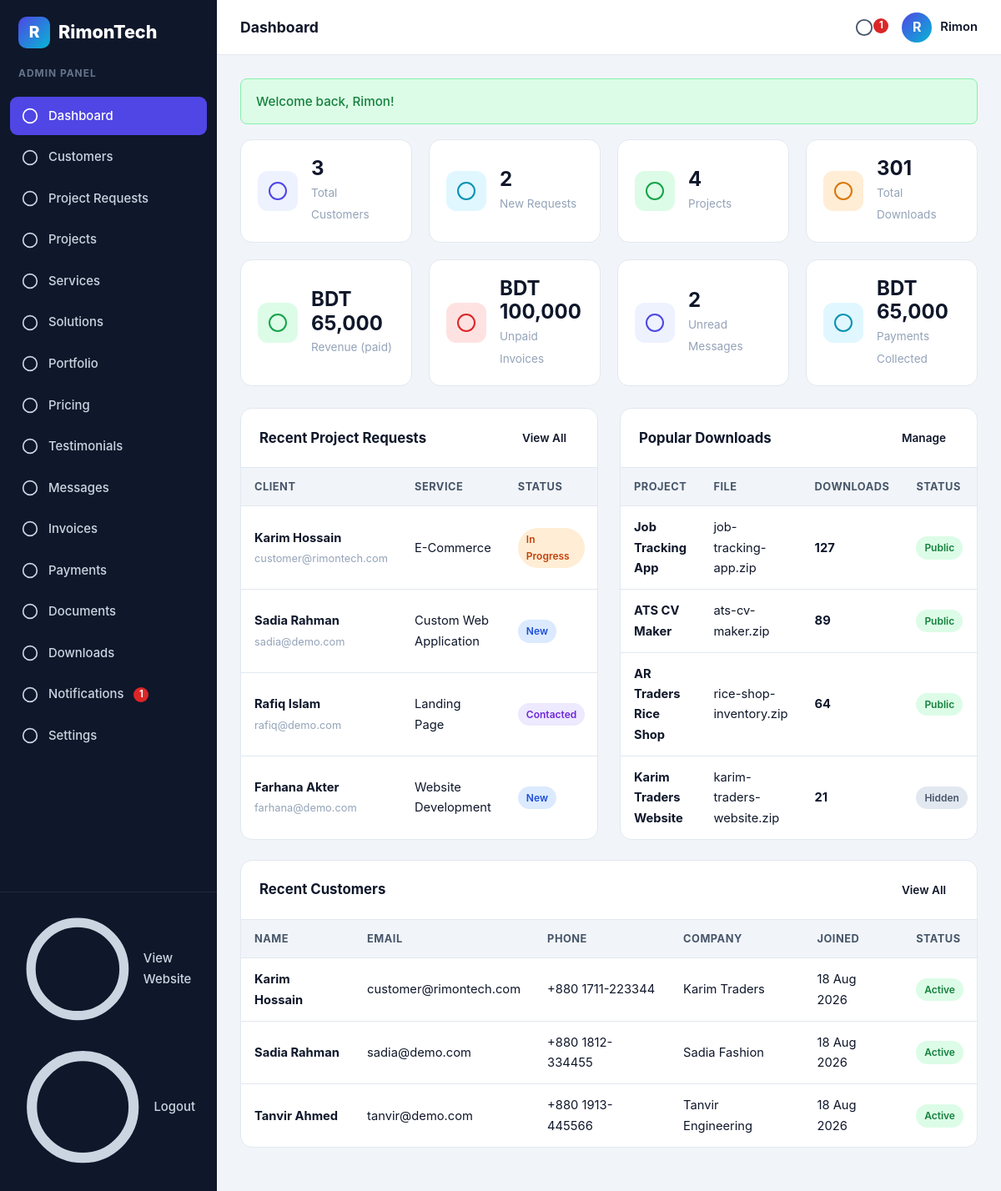
Page /admin/dashboard.php (signed in) on the committed database.
### tables this page shows
CREATE TABLE IF NOT EXISTS project_requests (
    id INT UNSIGNED AUTO_INCREMENT PRIMARY KEY,
    customer_id INT UNSIGNED NULL,
    name VARCHAR(120) NOT NULL,
    email VARCHAR(190) NOT NULL,
    phone VARCHAR(40) NULL,
    service_type VARCHAR(100) NULL,
    budget VARCHAR(60) NULL,
    message TEXT NULL,
    status ENUM('new','contacted','in_progress','completed','closed') NOT NULL DEFAULT 'new',
    created_at TIMESTAMP DEFAULT CURRENT_TIMESTAMP
);

CREATE TABLE IF NOT EXISTS downloads (
    id INT UNSIGNED AUTO_INCREMENT PRIMARY KEY,
    project_id INT UNSIGNED NOT NULL,
    file_name VARCHAR(255) NOT NULL,
    file_path VARCHAR(255) NOT NULL,
    download_enabled TINYINT(1) NOT NULL DEFAULT 1,
    download_count INT UNSIGNED NOT NULL DEFAULT 0,
    created_at TIMESTAMP DEFAULT CURRENT_TIMESTAMP,
    CONSTRAINT fk_downloads_project FOREIGN KEY (project_id)
        REFERENCES portfolio_items(id) ON DELETE CASCADE
);

CREATE TABLE IF NOT EXISTS portfolio_items (
    id INT UNSIGNED AUTO_INCREMENT PRIMARY KEY,
    title VARCHAR(150) NOT NULL,
    slug VARCHAR(160) NOT NULL UNIQUE,
    category VARCHAR(100) NULL,
    image VARCHAR(255) NULL,
    tech_stack VARCHAR(255) NULL,
    description TEXT NULL,
    features JSON NULL,
    live_demo_url VARCHAR(255) NULL,
    github_url VARCHAR(255) NULL,
    case_study TEXT NULL,
    featured TINYINT(1) NOT NULL DEFAULT 0,
    active TINYINT(1) NOT NULL DEFAULT 1,
    created_at TIMESTAMP DEFAULT CURRENT_TIMESTAMP
);

CREATE TABLE IF NOT EXISTS customers (
    id INT UNSIGNED AUTO_INCREMENT PRIMARY KEY,
    name VARCHAR(120) NOT NULL,
    email VARCHAR(190) NOT NULL UNIQUE,
    phone VARCHAR(40) NULL,
    company VARCHAR(150) NULL,
    address VARCHAR(255) NULL,
    password VARCHAR(255) NOT NULL,
    status ENUM('active','inactive') NOT NULL DEFAULT 'active',
    created_at TIMESTAMP DEFAULT CURRENT_TIMESTAMP
);

### config/database.php (called while the page is built, shortened)
<?php
function db(): PDO
{
    static $pdo = null;
    if ($pdo === null) {
        $dsn = 'mysql:host=' . DB_HOST . ';dbname=' . DB_NAME . ';charset=utf8mb4';
        $pdo = new PDO($dsn, DB_USER, DB_PASS, [
            PDO::ATTR_ERRMODE => PDO::ERRMODE_EXCEPTION,
            PDO::ATTR_DEFAULT_FETCH_MODE => PDO::FETCH_ASSOC,
            PDO::ATTR_EMULATE_PREPARES => false,
        ]);
    }
    return $pdo;
}

### admin/dashboard.php (the view, shortened to what this page needs)
<?php
$pageTitle = 'Dashboard';
$activeNav = 'dashboard';
require_once __DIR__ . '/../includes/functions.php';
$counts = [
    'customers' => (int)db()->query('SELECT COUNT(*) FROM customers')->fetchColumn(),
    'requests' => (int)db()->query('SELECT COUNT(*) FROM project_requests WHERE status = "new"')->fetchColumn(),
    'projects' => (int)db()->query('SELECT COUNT(*) FROM projects')->fetchColumn(),
    'messages' => (int)db()->query('SELECT COUNT(*) FROM messages WHERE is_read = 0')->fetchColumn(),
    'downloads' => (int)db()->query('SELECT IFNULL(SUM(download_count),0) FROM downloads')->fetchColumn(),
    'unpaid' => (float)db()->query('SELECT IFNULL(SUM(amount),0) FROM invoices WHERE status IN ("unpaid","overdue")')->fetchColumn(),
    'paid' => (float)db()->query('SELECT IFNULL(SUM(amount),0) FROM payments WHERE status = "completed"')->fetchColumn(),
    'revenue' => (float)db()->query('SELECT IFNULL(SUM(amount),0) FROM invoices WHERE status = "paid"')->fetchColumn(),
];
$recentRequests = db()->query('SELECT * FROM project_requests ORDER BY created_at DESC LIMIT 5')->fetchAll();
$recentCustomers = db()->query('SELECT * FROM customers ORDER BY created_at DESC LIMIT 5')->fetchAll();
$recentDownloads = db()->query('SELECT d.*, p.title AS project_title FROM downloads d JOIN portfolio_items p ON p.id = d.project_id ORDER BY d.download_count DESC LIMIT 5')->fetchAll();
include __DIR__ . '/../includes/admin-header.php';
?>
<div class="stat-grid">
  <div class="stat-card">
    <span class="stat-ico indigo"><?= icon('users') ?></span>
    <div><b><?= $counts['customers'] ?></b><span>Total Customers</span></div>
  </div>
  <div class="stat-card">
    <span class="stat-ico cyan"><?= icon('inbox') ?></span>
    <div><b><?= $counts['requests'] ?></b><span>New Requests</span></div>
  </div>
  <div class="stat-card">
    <span class="stat-ico green"><?= icon('clipboard') ?></span>
    <div><b><?= $counts['projects'] ?></b><span>Projects</span></div>
  </div>
  <div class="stat-card">
    <span class="stat-ico orange"><?= icon('download') ?></span>
    <div><b><?= $counts['downloads'] ?></b><span>Total Downloads</span></div>
  </div>
  <div class="stat-card">
    <span class="stat-ico green"><?= icon('wallet') ?></span>
    <div><b><?= money($counts['revenue']) ?></b><span>Revenue (paid)</span></div>
  </div>
  <div class="stat-card">
    <span class="stat-ico red"><?= icon('file') ?></span>
    <div><b><?= money($counts['unpaid']) ?></b><span>Unpaid Invoices</span></div>
  </div>
  <div class="stat-card">
    <span class="stat-ico indigo"><?= icon('mail') ?></span>
    <div><b><?= $counts['messages'] ?></b><span>Unread Messages</span></div>
  </div>
  <div class="stat-card">
    <span class="stat-ico cyan"><?= icon('chart') ?></span>
    <div><b><?= money($counts['paid']) ?></b><span>Payments Collected</span></div>
  </div>
</div>
<div class="grid-2" style="align-items:start;">
  <div class="panel">
    <div class="panel-head"><h3>Recent Project Requests</h3><a href="<?= url('admin/project-requests.php') ?>" class="btn btn-sm btn-ghost">View All</a></div>
    <div class="table-wrap">
      <table class="table">
        <thead><tr><th>Client</th><th>Service</th><th>Status</th><th>Date</th></tr></thead>
        <tbody>
          <?php foreach ($recentRequests as $r): ?>
            <tr>
              <td><b><?= e($r['name']) ?></b><br><span style="color:var(--text-3);font-size:0.8rem;"><?= e($r['email']) ?></span></td>
              <td><?= e($r['service_type']) ?></td>
              <td><?= status_badge($r['status']) ?></td>
            </tr>
          <?php endforeach; ?>
        </tbody>
      </table>
    </div>
  </div>
  <div class="panel">
    <div class="panel-head"><h3>Popular Downloads</h3><a href="<?= url('admin/downloads.php') ?>" class="btn btn-sm btn-ghost">Manage</a></div>
    <div class="table-wrap">
      <table class="table">
        <thead><tr><th>Project</th><th>File</th><th>Downloads</th><th>Status</th></tr></thead>
        <tbody>
          <?php foreach ($recentDownloads as $d): ?>
            <tr>
              <td><b><?= e($d['project_title']) ?></b></td>
              <td><?= e($d['file_name']) ?></td>
              <td><b><?= (int)$d['download_count'] ?></b></td>
              <td><?= (int)$d['download_enabled'] === 1 ? '<span class="badge badge-green">Public</span>' : '<span class="badge badge-gray">Hidden</span>' ?></td>
            </tr>
          <?php endforeach; ?>
        </tbody>
      </table>
    </div>
  </div>
</div>
<div class="panel">
  <div class="panel-head"><h3>Recent Customers</h3><a href="<?= url('admin/customers.php') ?>" class="btn btn-sm btn-ghost">View All</a></div>
  <div class="table-wrap">
    <table class="table">
      <thead><tr><th>Name</th><th>Email</th><th>Phone</th><th>Company</th><th>Joined</th><th>Status</th></tr></thead>
      <tbody>
        <?php foreach ($recentCustomers as $c): ?>
          <tr>
            <td><b><?= e($c['name']) ?></b></td>
            <td><?= e($c['email']) ?></td>
            <td><?= e($c['phone'] ?: '—') ?></td>
            <td><?= e($c['company'] ?: '—') ?></td>
            <td><?= date('d M Y', strtotime($c['created_at'])) ?></td>
            <td><?= status_badge($c['status']) ?></td>
          </tr>
        <?php endforeach; ?>
      </tbody>
    </table>
  </div>
</div>
<?php include __DIR__ . '/../includes/admin-footer.php'; ?>

### includes/admin-header.php (shortened to what this page needs)
<?php
require_once __DIR__ . '/functions.php';
$admin = require_admin();
$activeNav = $activeNav ?? '';
$pageTitle = $pageTitle ?? 'Admin Dashboard';
$unread = unread_count('admin', (int)$admin['id']);
$navItems = [
    'dashboard' => ['label' => 'Dashboard', 'url' => 'admin/dashboard.php', 'icon' => 'grid'],
    'customers' => ['label' => 'Customers', 'url' => 'admin/customers.php', 'icon' => 'users'],
    'project-requests' => ['label' => 'Project Requests', 'url' => 'admin/project-requests.php', 'icon' => 'inbox'],
    'projects' => ['label' => 'Projects', 'url' => 'admin/projects.php', 'icon' => 'clipboard'],
    'services' => ['label' => 'Services', 'url' => 'admin/services.php', 'icon' => 'layers'],
    'solutions' => ['label' => 'Solutions', 'url' => 'admin/solutions.php', 'icon' => 'cpu'],
    'portfolio' => ['label' => 'Portfolio', 'url' => 'admin/portfolio.php', 'icon' => 'eye'],
    'pricing' => ['label' => 'Pricing', 'url' => 'admin/pricing.php', 'icon' => 'tag'],
    'testimonials' => ['label' => 'Testimonials', 'url' => 'admin/testimonials.php', 'icon' => 'quote'],
    'messages' => ['label' => 'Messages', 'url' => 'admin/messages.php', 'icon' => 'mail'],
    'invoices' => ['label' => 'Invoices', 'url' => 'admin/invoices.php', 'icon' => 'file'],
    'payments' => ['label' => 'Payments', 'url' => 'admin/payments.php', 'icon' => 'wallet'],
    'documents' => ['label' => 'Documents', 'url' => 'admin/documents.php', 'icon' => 'layers'],
    'downloads' => ['label' => 'Downloads', 'url' => 'admin/downloads.php', 'icon' => 'download'],
    'notifications' => ['label' => 'Notifications', 'url' => 'admin/notifications.php', 'icon' => 'bell'],
    'settings' => ['label' => 'Settings', 'url' => 'admin/settings.php', 'icon' => 'settings'],
];
?>
<!DOCTYPE html>
<html lang="en">
<head>
<link rel="stylesheet" href="<?= url('assets/css/style.css') ?>">
</head>
<body class="dashboard-body">
<div class="dashboard admin-dashboard">
  <aside class="sidebar" id="sidebar">
    <a href="<?= url('admin/dashboard.php') ?>" class="brand sidebar-brand">
      <span class="brand-mark">R</span>
      <span class="brand-text"><?= e(APP_NAME) ?></span>
    </a>
    <p class="sidebar-caption">Admin Panel</p>
    <nav class="sidebar-nav">
      <?php foreach ($navItems as $key => $item): ?>
        <?php $extra = $key === 'notifications' && $unread > 0 ? '<span class="dot-badge">' . $unread . '</span>' : ''; ?>
        <a href="<?= url($item['url']) ?>" class="sidebar-link <?= $activeNav === $key ? 'active' : '' ?>">
          <span class="sidebar-icon"><?= icon($item['icon']) ?></span>
          <?= e($item['label']) ?><?= $extra ?>
        </a>
      <?php endforeach; ?>
    </nav>
    <div class="sidebar-footer">
      <a href="<?= url('index.php') ?>" class="sidebar-link"><?= icon('eye') ?> View Website</a>
      <a href="<?= url('admin/logout.php') ?>" class="sidebar-link"><?= icon('logout') ?> Logout</a>
    </div>
  </aside>
  <div class="dashboard-main">
    <header class="topbar">
      <h1 class="topbar-title"><?= e($pageTitle) ?></h1>
      <div class="topbar-right">
        <a href="<?= url('admin/notifications.php') ?>" class="topbar-icon" title="Notifications">
          <?= icon('bell') ?>
          <?php if ($unread > 0): ?><span class="dot-badge"><?= $unread ?></span><?php endif; ?>
        </a>
        <div class="topbar-user">
          <span class="avatar"><?= e(strtoupper(substr($admin['name'], 0, 1))) ?></span>
          <span class="topbar-user-name"><?= e($admin['name']) ?></span>
        </div>
      </div>
    </header>
    <div class="dashboard-content">
      <?php flash_render(); ?>

### includes/functions.php (shortened to what this page needs)
<?php
require_once __DIR__ . '/../config/database.php';
function base_url(string $path = ''): string
{
    static $base = null;
    if ($base === null) {
        $rootFs = realpath(dirname(__DIR__));
        $docRoot = realpath($_SERVER['DOCUMENT_ROOT'] ?? $rootFs);
        $base = '/';
    }
    return $base . ltrim($path, '/');
}
function url(string $path = ''): string
{
    return base_url($path);
}
function e(?string $value): string
{
    return htmlspecialchars((string)$value, ENT_QUOTES, 'UTF-8');
}
function get_flashes(): array
{
    $flashes = $_SESSION['flash'] ?? [];
    return $flashes;
}
function flash_render(): void
{
    foreach (get_flashes() as $f) {
        $type = $f['type'] === 'error' ? 'error' : 'success';
        echo '<div class="alert alert-' . e($type) . '">' . e($f['message']) . '</div>';
    }
}
function current_admin(): ?array
{
    $stmt = db()->prepare('SELECT * FROM admins WHERE id = ?');
    $stmt->execute([$_SESSION['admin_id']]);
    return $stmt->fetch() ?: null;
}
function require_admin(): array
{
    $admin = current_admin();
    return $admin;
}
function money(float|int|string $amount): string
{
    return 'BDT ' . number_format((float)$amount, 0);
}
function unread_count(string $type, int $userId): int
{
    $stmt = db()->prepare('SELECT COUNT(*) FROM notifications WHERE user_type = ? AND user_id = ? AND is_read = 0');
    $stmt->execute([$type, $userId]);
    return (int)$stmt->fetchColumn();
}
function icon(string $name): string
{
    return $map[$name] ?? '<svg viewBox="0 0 24 24" fill="none" stroke="currentColor" stroke-width="2"><circle cx="12" cy="12" r="10"/></svg>';
}
function status_badge(string $status): string
{
    $colors = [
        'new' => 'badge-blue', 'contacted' => 'badge-purple', 'in_progress' => 'badge-orange',
        'completed' => 'badge-green', 'closed' => 'badge-gray', 'delivered' => 'badge-green',
        'planning' => 'badge-blue', 'review' => 'badge-purple', 'active' => 'badge-green',
        'inactive' => 'badge-gray', 'unpaid' => 'badge-orange', 'paid' => 'badge-green',
        'overdue' => 'badge-red', 'cancelled' => 'badge-gray', 'pending' => 'badge-orange',
        'failed' => 'badge-red', 'open' => 'badge-blue', 'answered' => 'badge-green', 'closed' => 'badge-gray',
    ];
    $color = $colors[$status] ?? 'badge-gray';
    return '<span class="badge ' . e($color) . '">' . e(ucwords(str_replace('_', ' ', $status))) . '</span>';
}

### rows in the picture
project_requests: name "Karim Hossain", email "customer@rimontech.com", service_type "E-Commerce", status "In Progress"
project_requests: name "Sadia Rahman", email "sadia@demo.com", service_type "Custom Web Application", status "New"
project_requests: name "Rafiq Islam", email "rafiq@demo.com", service_type "Landing Page", status "Contacted"
project_requests: name "Farhana Akter", email "farhana@demo.com", service_type "Website Development", status "New"
downloads: project.title "Job Tracking App", file_name "job-tracking-app.zip", download_count "127", download_enabled "Public"
downloads: project.title "ATS CV Maker", file_name "ats-cv-maker.zip", download_count "89", download_enabled "Public"
downloads: project.title "AR Traders Rice Shop", file_name "rice-shop-inventory.zip", download_count "64", download_enabled "Public"
downloads: project.title "Karim Traders Website", file_name "karim-traders-website.zip", download_count "21", download_enabled "Hidden"
customers: name "Karim Hossain", email "customer@rimontech.com", phone "+880 1711-223344", company "Karim Traders", created_at "18 Aug 2026", status "Active"
customers: name "Sadia Rahman", email "sadia@demo.com", phone "+880 1812-334455", company "Sadia Fashion", created_at "18 Aug 2026", status "Active"
customers: name "Tanvir Ahmed", email "tanvir@demo.com", phone "+880 1913-445566", company "Tanvir Engineering", created_at "18 Aug 2026", status "Active"

### other values in the picture
APP_NAME "RimonTech"
$item['label'] "Dashboard"
$item['label'] "Customers"
$item['label'] "Project Requests"
$item['label'] "Projects"
$item['label'] "Services"
$item['label'] "Solutions"
$item['label'] "Portfolio"
$item['label'] "Pricing"
$item['label'] "Testimonials"
$item['label'] "Messages"
$item['label'] "Invoices"
$item['label'] "Payments"
$item['label'] "Documents"
$item['label'] "Downloads"
